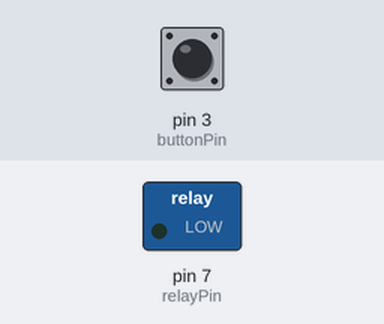
Recording of a program running on a simulated Arduino Leonardo, built with avr-gcc and run on an emulated ATmega32U4. Shown: switched loads named in the program (green lamp = pin HIGH). The test bench sets the inputs (shaded band); at power-on: pin 3 (buttonPin) HIGH.

Above: at 1.2 s.
1.3 s: pin 3 (buttonPin) pulled LOW for 0.15 s
At 2.6 s:
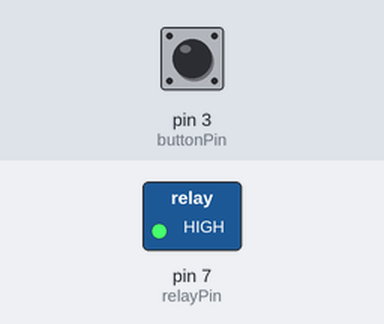
Timing chart, 0 to 4.3 s (numbered marks = the images above; inputs shaded):
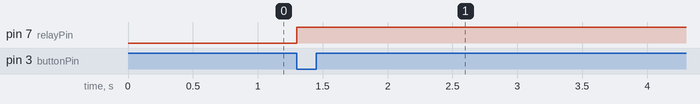

The program:

main.cpp
```cpp
#include <Arduino.h>
#include <TM1637Display.h>

const int relayPin = 7;                          // Пин первого реле шилда
const int buttonPin = 3;                         // Пин кнопки запуска
const int potentiometerPin = A0;                 // Пин ползунка потенциометра
const int displayClockPin = 8;                   // Пин CLK дисплея
const int displayDataPin = 9;                    // Пин DIO дисплея
const int minimumIntervalSeconds = 5;            // Самый короткий интервал
const int maximumIntervalSeconds = 120;          // Самый длинный интервал
const unsigned long millisecondsInSecond = 1000; // Сколько миллисекунд в секунде

// Класс из урока 04 для управления одним реле
class Relay {
private:
    int pin;

public:
    Relay(int relayPin) {
        pin = relayPin;
        pinMode(pin, OUTPUT);
        off();
    }

    void on() {
        digitalWrite(pin, HIGH);
    }

    void off() {
        digitalWrite(pin, LOW);
    }
};

// Класс из урока 05 для кнопки, которая замечает новое нажатие
class Button {
private:
    int pin;
    bool previousState;

public:
    Button(int buttonPin) {
        pin = buttonPin;
        pinMode(pin, INPUT_PULLUP);
        previousState = HIGH;
    }

    bool wasPressed() {
        bool currentState = digitalRead(pin);

        if (currentState != LOW) {
            previousState = currentState;
            return false;
        }

        if (previousState != HIGH) {
            previousState = currentState;
            return false;
        }

        previousState = currentState;
        return true;
    }
};

// Класс из урока 05 для отсчёта заданного промежутка времени
class Timer {
private:
    unsigned long interval;
    unsigned long startTime;
    bool started;

public:
    Timer(unsigned long timerInterval) {
        interval = timerInterval;
        startTime = 0;
        started = false;
    }

    void setInterval(unsigned long timerInterval) {
        interval = timerInterval;
    }

    void restart() {
        startTime = millis();
        started = true;
    }

    void stop() {
        started = false;
    }

    bool isRunning() {
        if (!started) {
            return false;
        }

        if (isFinished()) {
            return false;
        }

        return true;
    }

    bool isFinished() {
        if (!started) {
            return false;
        }

        if (millis() - startTime < interval) {
            return false;
        }

        return true;
    }

    // Возвращает оставшееся время в миллисекундах
    unsigned long getRemainingMilliseconds() {
        // TODO: реализуй метод getRemainingMilliseconds
    }
};

// Класс из урока 03 для управления потенциометром
class Potentiometer {
private:
    int pin;
    int minValue;
    int maxValue;

public:
    Potentiometer(int potPin, int minVal, int maxVal) {
        pin = potPin;
        minValue = minVal;
        maxValue = maxVal;
        pinMode(pin, INPUT);
    }

    int getPosition() {
        int rawValue = analogRead(pin);
        int scaledValue = map(rawValue, 0, 1023, minValue, maxValue);
        return scaledValue;
    }
};

// Класс для отображения времени на четырёхразрядном дисплее TM1637
class TimeDisplay {
private:
    TM1637Display display;
    const uint8_t colonBit = 0b01000000;  // Бит для включения двоеточия

public:
    TimeDisplay(int clockPin, int dataPin) : display(clockPin, dataPin) {
        display.setBrightness(4);
    }

    // Устанавливает минуты в левых двух разрядах
    void setMinutes(int minutes) {
        // TODO: реализуй метод setMinutes
    }

    // Устанавливает секунды в правых двух разрядах
    void setSeconds(int seconds) {
        // TODO: реализуй метод setSeconds
    }
};

// Класс для отображения времени в минутах и секундах
class TimeView {
private:
    unsigned long timeInMilliseconds;
    TimeDisplay* display;

    // Возвращает количество минут из сохранённого времени
    int getMinutes() {
        // TODO: реализуй метод getMinutes
    }

    // Возвращает количество секунд из сохранённого времени
    int getSeconds() {
        // TODO: реализуй метод getSeconds
    }

    // Обновляет информацию на дисплее
    void updateDisplay() {
        // TODO: реализуй метод updateDisplay
    }

public:
    TimeView(TimeDisplay* timeDisplay) {
        display = timeDisplay;
        timeInMilliseconds = 0;
    }

    // Устанавливает время для отображения и обновляет дисплей
    void setTimeInMilliseconds(unsigned long time) {
        // TODO: реализуй метод setTimeInMilliseconds
    }
};

Relay relay(relayPin);
Button button(buttonPin);
Timer timer(0);
Potentiometer potentiometer(potentiometerPin, minimumIntervalSeconds, maximumIntervalSeconds);
TimeDisplay timeDisplay(displayClockPin, displayDataPin);
TimeView timeView(&timeDisplay);

void setup() {
    // Всё готово в конструкторах классов.
}

void loop() {
    if (timer.isRunning()) {
        // TODO: получи оставшееся время методом timer.getRemainingMilliseconds()
        // TODO: передай это время в timeView.setTimeInMilliseconds()
        return;
    }

    if (timer.isFinished()) {
        relay.off();
        timer.stop();
        // TODO: получи выбранный интервал потенциометром
        // TODO: переведи секунды в миллисекунды
        // TODO: покажи интервал на дисплее через timeView.setTimeInMilliseconds()
        return;
    }

    if (button.wasPressed()) {
        int intervalInSeconds = potentiometer.getPosition();
        unsigned long intervalInMilliseconds = intervalInSeconds * millisecondsInSecond;
        timer.setInterval(intervalInMilliseconds);

        relay.on();
        timer.restart();
        return;
    }
}
```

Measured:
- after the input at 1.3 s, pin 7 (relayPin): LOW → HIGH at once
